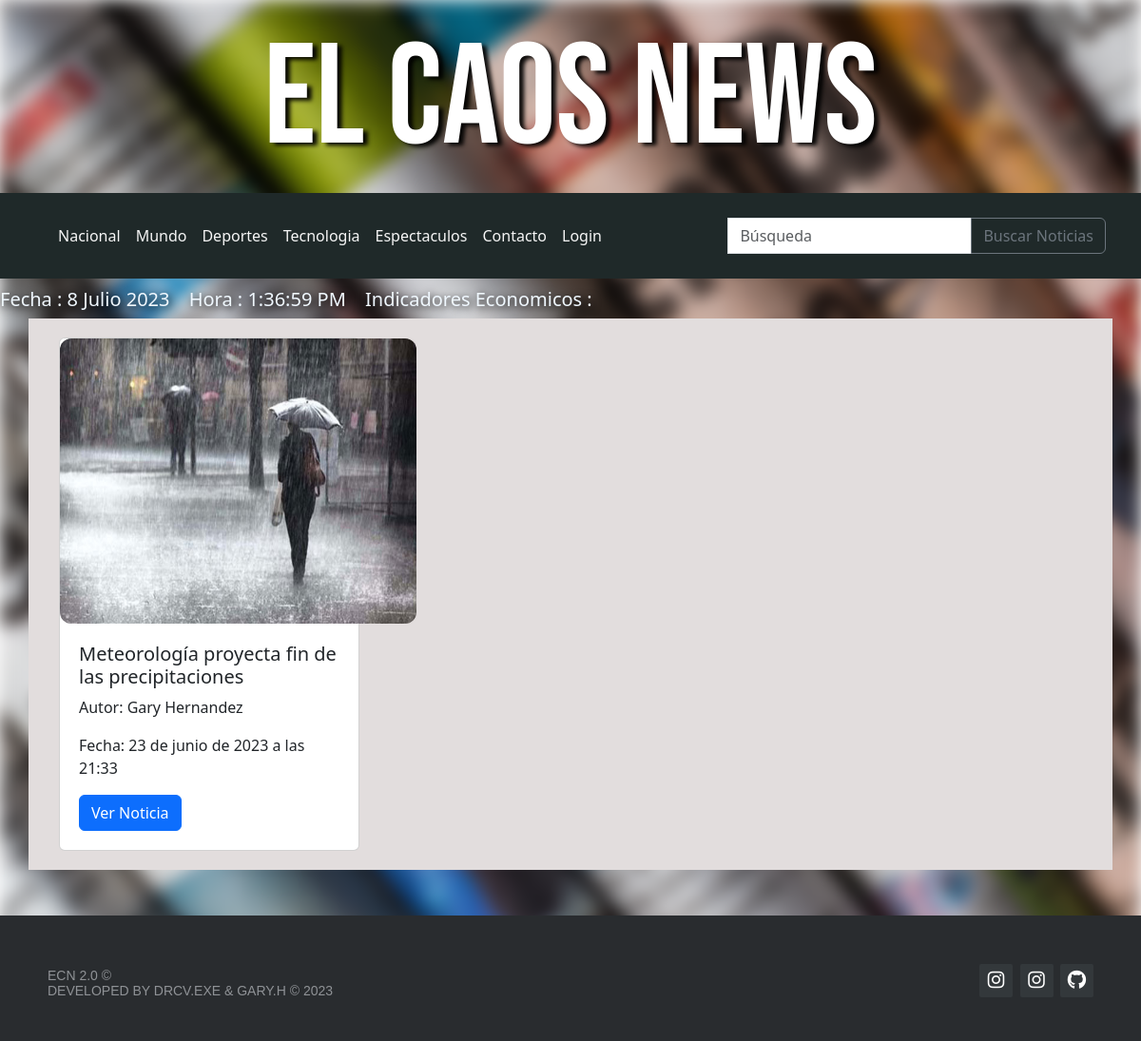
The page /nacional on the database its author committed.
### ecn/models.py (models this page shows, shortened)
class Noticia(models.Model):
    titulo = models.CharField(max_length=200)
    contenido = models.TextField()
    autor = models.ForeignKey(Autor, on_delete=models.CASCADE)
    fecha_publicacion = models.DateTimeField(auto_now_add=True)
    categoria = models.ForeignKey(Categoria, on_delete=models.CASCADE)
    imagen = models.ImageField(upload_to='noticias/', null=True, blank=True)
    id_noticia = models.CharField(primary_key=True, max_length=36, default=uuid.uuid4, editable=False)
    fecha_creacion = models.DateTimeField(auto_now_add=True)

class Autor(models.Model):
    nombre = models.CharField(max_length=100)
    def __str__(self):
        return self.nombre

### ecn/views.py (the view)
# urls.py: path('nacional', views.noticias_nacional, name='nacional'),
def noticias_nacional(request):
    noticias = Noticia.objects.filter(categoria__nombre='Nacional')
    context = {'noticias': noticias}
    return render(request, 'ecn/noticias_nacional.html', context)

### ecn/templates/ecn/noticias_nacional.html (shortened to what this page needs)
{% extends "./base.html" %}
{% block body %}
{% load static %}
<div class="container">
    <div class="container_2 mt-2">
        <div class="row mb-5">
            {% for noticia in noticias %}
            <div class="col-md-4">
                <div class="card">
                    <img src="{{ noticia.imagen.url }}" class="card-img-top" alt="...">
                    <div class="card-body">
                        <h5 class="card-title">{{ noticia.titulo }}</h5>
                        <p class="card-text">Autor: {{ noticia.autor }}</p>
                        <p class="card-text">Fecha: {{ noticia.fecha_creacion }}</p>
                        <a href="{% url 'vista_noticia' noticia.titulo %}" class="btn btn-primary">Ver Noticia</a>
                    </div>
                </div>
            </div>
            {% endfor %}
        </div>
    </div>
</div>
{% endblock %}

### ecn/static/css/estilos_index.css (style rules this page uses)
* { margin:0; padding: 0; }
body::after { background-image:url("/static/img/wallpaperflare.com_wallpaper.jpg");; background-repeat: no-repeat; background-attachment: fixed; background-size: 100%; filter: blur(5px); content: ''; position:fixed; left: 0; top: 0; width: 100%; height:100% ; background-size: cover; z-index: -1; filter: blur(9px); }
.container { background-color: #e2dddd; }
.card img { height: 300px; width: 375px; }
.card { box-sizing: border-box; flex: 1 100%; justify-content: space-evenly; margin: 20px; }
.card-img-top { border-radius: 12px; }
.card-body { padding: 20px; }

### rows shown on the page
Noticia: imagen (picture), titulo "Meteorología proyecta fin de las precipitaciones", autor "Gary Hernandez", fecha_creacion "23 de junio de 2023 a las 21:33"
